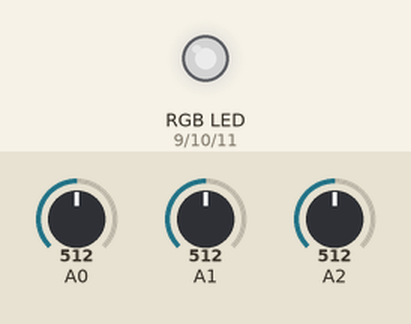
The sketch below on a simulated Arduino Uno, built with avr-gcc and run on an emulated ATmega328P. Shown: an RGB LED mixed from three pins (HIGH = lit). Inputs (shaded band) come from the test bench; at power-on: A0 = 512, A1 = 512, A2 = 512. Dim RGB values are drawn brighter than linear.

Above: at 1.2 s.
1.3 s: A0 set to 716
At 2.2 s:
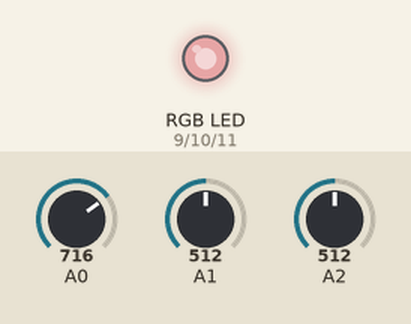
2.8 s: A1 set to 716
At 3.4 s:
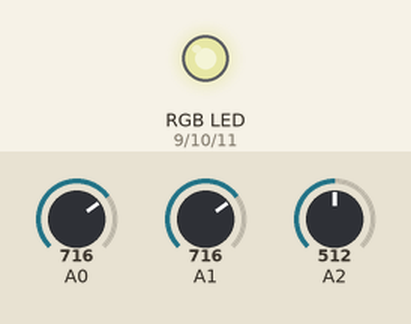
4.3 s: A2 set to 716
At 5.5 s:
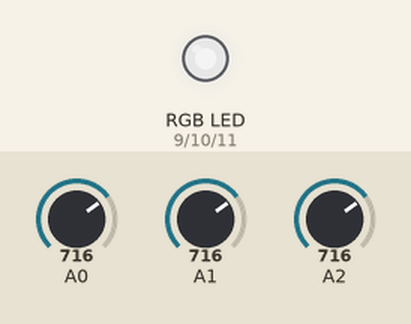
5.8 s: A0 set to 900
At 6.9 s:
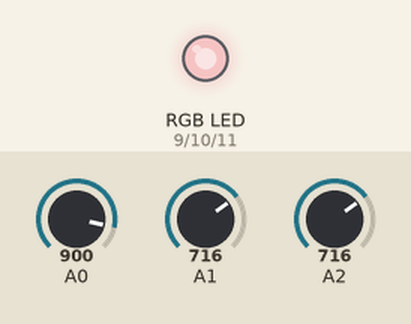
7.3 s: A1 set to 900
At 8.0 s:
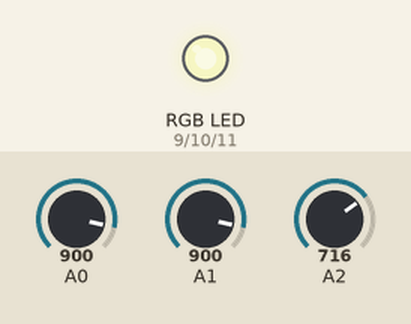
8.8 s: A2 set to 900
At 9.1 s:
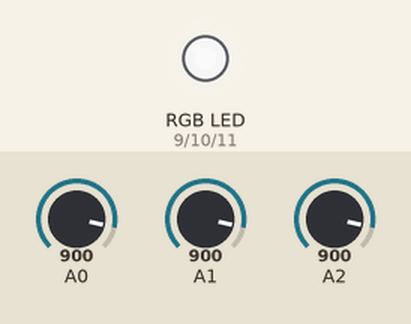
Timing chart, 0 to 11.3 s (numbered marks = the images above; inputs shaded):
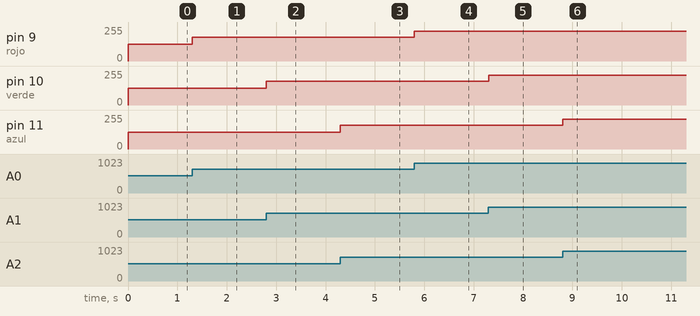

Measured:
- after the input at 1.3 s, pin 9 (rojo): 127/255 → 178/255 at once
- after the input at 2.8 s, pin 10 (verde): 127/255 → 178/255 at once
- after the input at 4.3 s, pin 11 (azul): 127/255 → 178/255 at once
- after the input at 5.8 s, pin 9 (rojo): 178/255 → 224/255 at once
- after the input at 7.3 s, pin 10 (verde): 178/255 → 224/255 at once
- after the input at 8.8 s, pin 11 (azul): 178/255 → 224/255 at once

The sketch:

diodoRGBArduinosinProcessing.ino
```cpp
int rojo=9;
int verde=10;
int azul=11;
int lRojo,lVerde,lAzul,eRojo,eVerde,eAzul;

void setup(){
}

void loop(){

  lRojo=analogRead(A0);
  lVerde=analogRead(A1);
  lAzul=analogRead(A2);
  eRojo=map(lRojo,0,1023,0,255);
  eVerde=map(lVerde,0,1023,0,255);
  eAzul=map(lAzul,0,1023,0,255);
 analogWrite(rojo,eRojo);
 analogWrite(azul,eAzul);
 analogWrite(verde,eVerde);

  }
```
